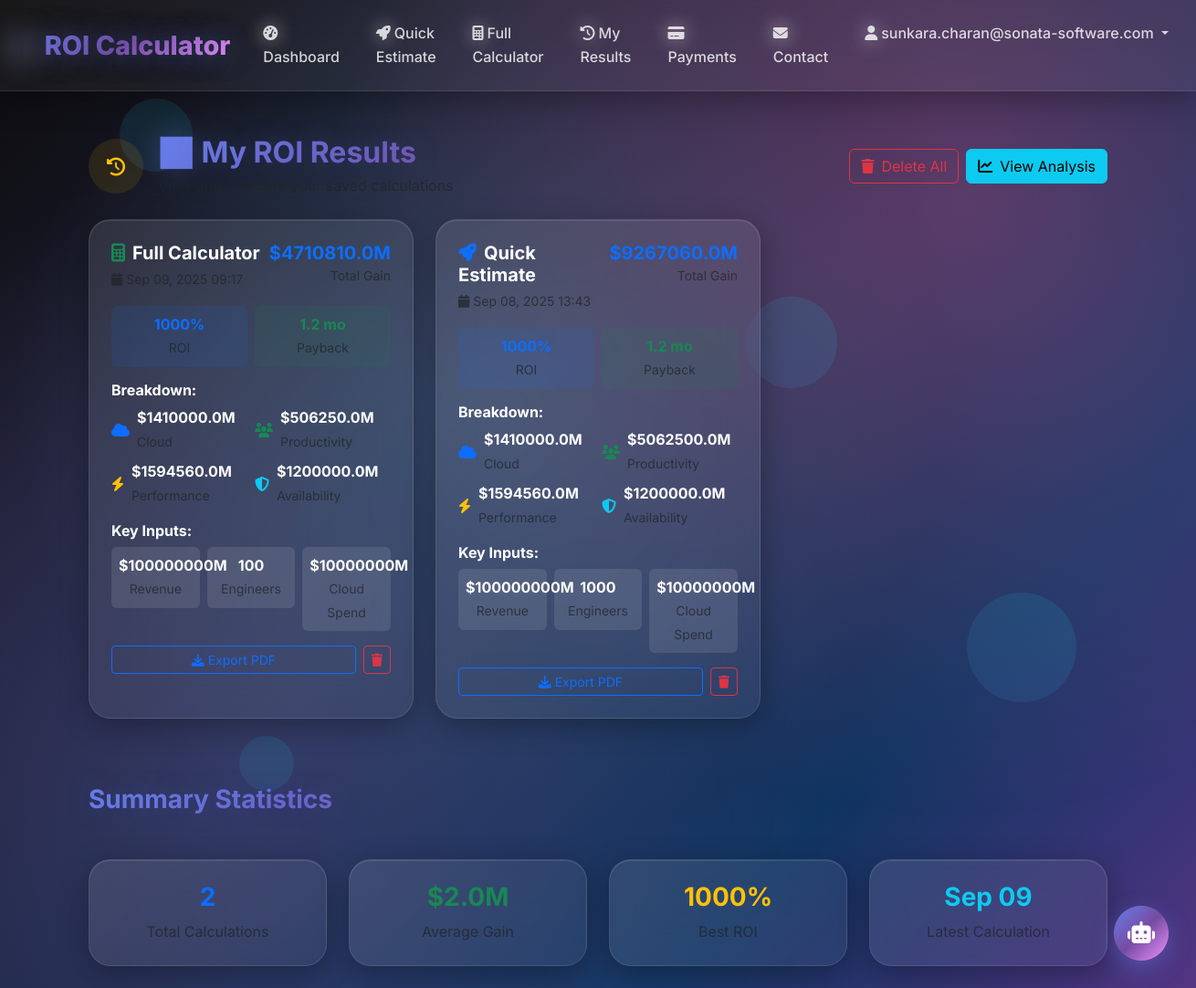
Screenshot of /dashboard/results/ (signed in) with the database file from the repository.
### calculator/models.py (models this page shows, shortened)
class ROIResult(models.Model):
    MODE_CHOICES = [
        ('quick', 'Quick Estimate'),
        ('full', 'Full Calculator'),
    ]
    user = models.ForeignKey(User, on_delete=models.CASCADE)
    timestamp = models.DateTimeField(auto_now_add=True)
    mode = models.CharField(max_length=32, choices=MODE_CHOICES)
    annual_revenue = models.BigIntegerField()
    gross_margin = models.FloatField()
    container_app_fraction = models.FloatField()
    annual_cloud_spend = models.BigIntegerField()
    compute_spend_fraction = models.FloatField()
    cost_sensitive_fraction = models.FloatField()
    num_engineers = models.IntegerField()
    engineer_cost_per_year = models.BigIntegerField()
    ops_time_fraction = models.FloatField()
    ops_toil_fraction = models.FloatField()
    toil_reduction_fraction = models.FloatField(null=True, blank=True)
    avg_response_time_sec = models.FloatField(null=True, blank=True)
    exec_time_influence_fraction = models.FloatField(null=True, blank=True)
    lat_red_container = models.FloatField(null=True, blank=True)
    lat_red_serverless = models.FloatField(null=True, blank=True)
    revenue_lift_per_100ms = models.FloatField(null=True, blank=True)
    current_fci_fraction = models.FloatField(null=True, blank=True)
    fci_reduction_fraction = models.FloatField(null=True, blank=True)
    cost_per_1pct_fci = models.FloatField(null=True, blank=True)
    cloud_savings = models.FloatField()
    productivity_gain = models.FloatField()
    performance_gain = models.FloatField()
    availability_gain = models.FloatField()
    total_annual_gain = models.FloatField()
    roi_percent = models.FloatField()
    payback_months = models.FloatField()
    payment_required = models.BooleanField(default=False)
    payment_completed = models.BooleanField(default=False)
    class Meta:
        ordering = ['-timestamp']

### calculator/views.py (the view)
# urls.py: path('results/', login_required(views.results), name='results'),
@login_required
def results(request):
    results = ROIResult.objects.filter(user=request.user).order_by('-timestamp')
    return render(request, 'calculator/results.html', {'results': results})

### templates/calculator/results.html (shortened to what this page needs)
{% extends 'base.html' %}
{% block content %}
<div class="row">
    <div class="col-12">
        <div class="d-flex align-items-center mb-4">
            <div class="bg-warning bg-opacity-10 rounded-circle d-inline-flex align-items-center justify-content-center me-3" style="width: 60px; height: 60px;">
                <i class="fas fa-history fa-lg text-warning"></i>
            </div>
            <div class="flex-grow-1">
                <h2 class="text-gradient fw-bold mb-1">📊 My ROI Results</h2>
                <p class="text-muted mb-0">View and compare your saved calculations</p>
            </div>
            {% if results %}
            <div class="d-flex gap-2">
                <button class="btn btn-outline-danger" onclick="deleteAllResults()" title="Delete all calculations">
                    <i class="fas fa-trash me-2"></i>Delete All
                </button>
                <a href="{% url 'history_analysis' %}" class="btn btn-info" target="_blank" title="View historical analysis charts">
                    <i class="fas fa-chart-line me-2"></i>View Analysis
                </a>
            </div>
            {% endif %}
        </div>
        {% if results %}
        <div class="row g-4">
            {% for result in results %}
            <div class="col-md-6 col-lg-4">
                <div class="gradient-card p-4 h-100">
                    <div class="d-flex justify-content-between align-items-start mb-3">
                        <div>
                            <h5 class="fw-bold mb-1">
                                {% if result.mode == 'quick' %}
                                    <i class="fas fa-rocket text-primary me-2"></i>Quick Estimate
                                {% else %}
                                    <i class="fas fa-calculator text-success me-2"></i>Full Calculator
                                {% endif %}
                            </h5>
                            <small class="text-muted">
                                <i class="fas fa-calendar me-1"></i>{{ result.timestamp|date:"M d, Y H:i" }}
                            </small>
                        </div>
                        <div class="text-end">
                            <div class="h5 fw-bold text-primary mb-0">${{ result.total_annual_gain|floatformat:1 }}M</div>
                            <small class="text-muted">Total Gain</small>
                        </div>
                    </div>
                    <div class="row g-2 mb-3">
                        <div class="col-6">
                            <div class="text-center p-2 bg-primary bg-opacity-10 rounded">
                                <div class="fw-bold text-primary">{{ result.roi_percent|floatformat:0 }}%</div>
                                <small class="text-muted">ROI</small>
                            </div>
                        </div>
                        <div class="col-6">
                            <div class="text-center p-2 bg-success bg-opacity-10 rounded">
                                <div class="fw-bold text-success">{{ result.payback_months|floatformat:1 }} mo</div>
                                <small class="text-muted">Payback</small>
                            </div>
                        </div>
                    </div>
                    <div class="mb-3">
                        <h6 class="fw-bold mb-2">Breakdown:</h6>
                        <div class="row g-2">
                            <div class="col-6">
                                <div class="d-flex align-items-center">
                                    <i class="fas fa-cloud text-primary me-2"></i>
                                    <div>
                                        <div class="fw-bold">${{ result.cloud_savings|floatformat:1 }}M</div>
                                        <small class="text-muted">Cloud</small>
                                    </div>
                                </div>
                            </div>
                            <div class="col-6">
                                <div class="d-flex align-items-center">
                                    <i class="fas fa-users text-success me-2"></i>
                                    <div>
                                        <div class="fw-bold">${{ result.productivity_gain|floatformat:1 }}M</div>
                                        <small class="text-muted">Productivity</small>
                                    </div>
                                </div>
                            </div>
                            <div class="col-6">
                                <div class="d-flex align-items-center">
                                    <i class="fas fa-bolt text-warning me-2"></i>
                                    <div>
                                        <div class="fw-bold">${{ result.performance_gain|floatformat:1 }}M</div>
                                        <small class="text-muted">Performance</small>
                                    </div>
                                </div>
                            </div>
                            <div class="col-6">
                                <div class="d-flex align-items-center">
                                    <i class="fas fa-shield-alt text-info me-2"></i>
                                    <div>
                                        <div class="fw-bold">${{ result.availability_gain|floatformat:1 }}M</div>
                                        <small class="text-muted">Availability</small>
                                    </div>
                                </div>
                            </div>
                        </div>
                    </div>
                    <div class="mb-3">
                        <h6 class="fw-bold mb-2">Key Inputs:</h6>
                        <div class="row g-2 text-center">
                            <div class="col-4">
                                <div class="bg-light bg-opacity-10 rounded p-2">
                                    <div class="fw-bold">${{ result.annual_revenue|floatformat:0 }}M</div>
                                    <small class="text-muted">Revenue</small>
                                </div>
                            </div>
                            <div class="col-4">
                                <div class="bg-light bg-opacity-10 rounded p-2">
                                    <div class="fw-bold">{{ result.num_engineers }}</div>
                                    <small class="text-muted">Engineers</small>
                                </div>
                            </div>
                            <div class="col-4">
                                <div class="bg-light bg-opacity-10 rounded p-2">
                                    <div class="fw-bold">${{ result.annual_cloud_spend|floatformat:0 }}M</div>
                                    <small class="text-muted">Cloud Spend</small>
                                </div>
                            </div>
                        </div>
                    </div>
                    <div class="d-flex gap-2">
                        <button class="btn btn-outline-primary btn-sm flex-fill" onclick="exportResult({{ result.id }})">
                            <i class="fas fa-download me-1"></i>Export PDF
                        </button>
                        <button class="btn btn-outline-danger btn-sm" onclick="deleteResult({{ result.id }}, '{{ result.mode|title }}')" title="Delete this calculation">
                            <i class="fas fa-trash"></i>
                        </button>
                    </div>
                </div>
            </div>
            {% endfor %}
        </div>
        <div class="row mt-5 g-4">
            <div class="col-12">
                <h3 class="text-gradient fw-bold mb-4">Summary Statistics</h3>
            </div>
            <div class="col-md-3">
                <div class="gradient-card p-4 text-center">
                    <div class="h3 fw-bold text-primary mb-2">{{ results|length }}</div>
                    <div class="text-muted">Total Calculations</div>
                </div>
            </div>
            <div class="col-md-3">
                <div class="gradient-card p-4 text-center">
                    <div class="h3 fw-bold text-success mb-2">
                        ${{ results|length|add:"0"|floatformat:1 }}M
                    </div>
                    <div class="text-muted">Average Gain</div>
                </div>
            </div>
            <div class="col-md-3">
                <div class="gradient-card p-4 text-center">
                    <div class="h3 fw-bold text-warning mb-2">
                        {% if results %}
                            {{ results.0.roi_percent|floatformat:0 }}%
                        {% else %}
                            0%
                        {% endif %}
                    </div>
                    <div class="text-muted">Best ROI</div>
                </div>
            </div>
            <div class="col-md-3">
                <div class="gradient-card p-4 text-center">
                    <div class="h3 fw-bold text-info mb-2">
                        {% if results %}
                            {{ results.0.timestamp|date:"M d" }}
                        {% else %}
                            N/A
                        {% endif %}
                    </div>
                    <div class="text-muted">Latest Calculation</div>
                </div>
            </div>
        </div>
        {% endif %}
    </div>
</div>
{% endblock %}

### templates/base.html (shortened to what this page needs)
<!DOCTYPE html>
<html lang="en">
<head>
    <link href="https://cdn.jsdelivr.net/npm/bootstrap@5.3.0/dist/css/bootstrap.min.css" rel="stylesheet">
    <link href="https://cdnjs.cloudflare.com/ajax/libs/font-awesome/6.4.0/css/all.min.css" rel="stylesheet">
</head>
<body>
    <div class="particle"></div>
    <div class="particle"></div>
    <div class="particle"></div>
    <div class="particle"></div>
    <nav class="navbar navbar-expand-lg navbar-dark mb-4">
        <div class="container-fluid">
            <a class="navbar-brand" href="/">
                <i class="fas fa-chart-line me-2 icon-glow"></i>ROI Calculator
            </a>
            <div class="collapse navbar-collapse" id="navbarNav">
                <ul class="navbar-nav ms-auto mb-2 mb-lg-0">
                    {% if user.is_authenticated %}
                        <li class="nav-item">
                            <a class="nav-link" href="/dashboard/">
                                <i class="fas fa-tachometer-alt me-1 icon-glow"></i>Dashboard
                            </a>
                        </li>
                        <li class="nav-item">
                            <a class="nav-link" href="/dashboard/quick/">
                                <i class="fas fa-rocket me-1 icon-glow"></i>Quick Estimate
                            </a>
                        </li>
                        <li class="nav-item">
                            <a class="nav-link" href="/dashboard/full/">
                                <i class="fas fa-calculator me-1 icon-glow"></i>Full Calculator
                            </a>
                        </li>
                        <li class="nav-item">
                            <a class="nav-link" href="/dashboard/results/">
                                <i class="fas fa-history me-1 icon-glow"></i>My Results
                            </a>
                        </li>
                        <li class="nav-item">
                            <a class="nav-link" href="/dashboard/payment/history/">
                                <i class="fas fa-credit-card me-1 icon-glow"></i>Payments
                            </a>
                        </li>
                        <li class="nav-item">
                            <a class="nav-link" href="/contact/">
                                <i class="fas fa-envelope me-1 icon-glow"></i>Contact
                            </a>
                        </li>
                        <li class="nav-item dropdown">
                            <a class="nav-link dropdown-toggle" href="#" id="navbarDropdown" role="button" data-bs-toggle="dropdown">
                                <i class="fas fa-user me-1 icon-glow"></i>{{ user.username }}
                            </a>
                        </li>
                    {% endif %}
                </ul>
            </div>
        </div>
    </nav>
    <div class="container py-4">
        {% block content %}{% endblock %}
    </div>
    {% if user.is_authenticated %}
    <div id="floatingChatbot" class="floating-chatbot">
        <button class="chatbot-toggle" onclick="toggleChatbot()" title="AI Assistant">
            <i class="fas fa-robot"></i>
            <span class="chatbot-pulse"></span>
        </button>
    </div>
    {% endif %}
</body>
</html>

### rows the page displays
ROIResult: mode "full" (drawn), timestamp "Sep 09, 2025 09:17", total_annual_gain "4710810.0", roi_percent "1000", payback_months "1.2", cloud_savings "1410000.0", productivity_gain "506250.0", performance_gain "1594560.0", availability_gain "1200000.0", annual_revenue "100000000", num_engineers "100", annual_cloud_spend "10000000", timestamp "Sep 09"
ROIResult: mode "quick" (drawn), timestamp "Sep 08, 2025 13:43", cloud_savings "1410000.0", productivity_gain "5062500.0", performance_gain "1594560.0", availability_gain "1200000.0", annual_revenue "100000000", num_engineers "1000", annual_cloud_spend "10000000"

### other values shown
{{ user.username }} "sunkara.charan@sonata-software.com"
{{ results|length }} "2"
{{ results|length|add:"0"|floatformat:1 }} "2.0"
